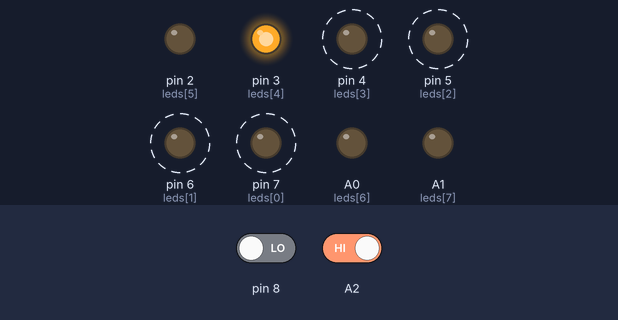
Simulated run of this sketch. Board: Arduino Uno, built with avr-gcc and run on an emulated ATmega328P. Shown: output pins drawn as LEDs (lit = HIGH). Dashed ring = blinking. The test bench sets the inputs (shaded band); at power-on: A2 HIGH, pin 8 LOW. Pins used as bus, display or sensor lines are not drawn.

Above: at 0.5 s.
1.3 s: A2 driven LOW
At 1.8 s:
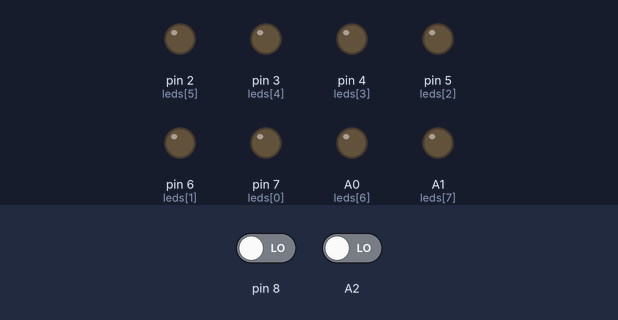
2.8 s: A2 driven HIGH
At 2.95 s:
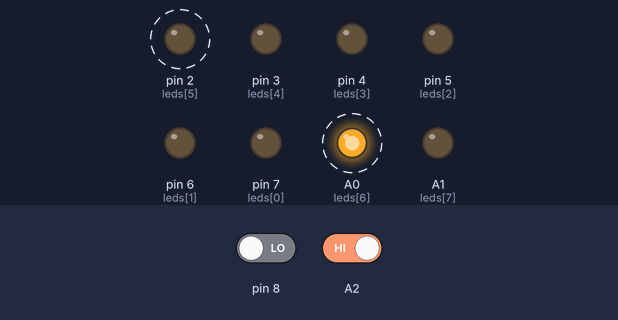
At 3.35 s:
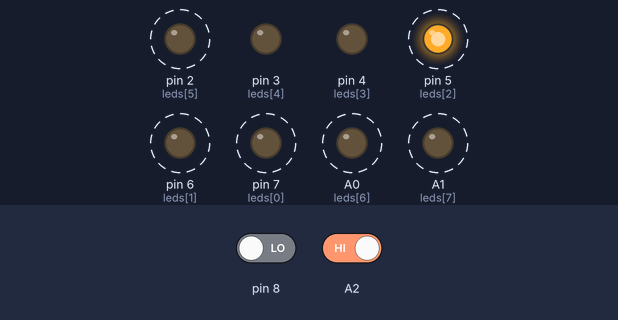
Timing chart, 0 to 11.8 s (numbered marks = the images above; inputs shaded):
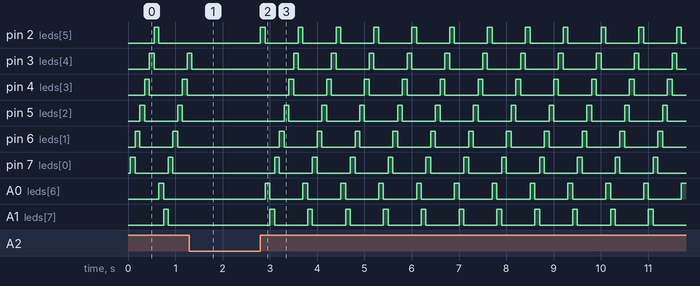

The sketch:

uno_rfid.ino
```cpp
#include "rfid_module.h"

int8_t leds[8] = { 7, 6, 5, 4, 3, 2, A0, A1};
bool  snake[8] = { 1, 0, 0, 0, 0, 0, 0, 0};
void setup()
{
  Serial.begin(115200);
  pinMode(8, INPUT);
  pinMode(A2, INPUT);
  SPI.begin();        // Init SPI bus
  rfid_init();
  for(int i = 0; i < 8; i++)
  {
    pinMode(leds[i], OUTPUT);
    digitalWrite(leds[i], LOW);
  }
}

void loop()
{
  if (digitalRead(8) == HIGH)
  {
    unsigned long card_id = get_card_id();
    if (card_id == 0)
      return;
    Serial.println(card_id);
    delay(500);
  }

  if (digitalRead(A2) == LOW)
  {
    for (int i = 0; i < 8; i++)
    {
      digitalWrite(leds[i], LOW);
    }
  }

  while (digitalRead(A2) == HIGH)
  {
    for (int i = 0; i < 8; i++)
    {
      digitalWrite(leds[i], snake[i]);
    }
    for (int i = 0; i < 8; i++)
    {
      if (snake[i] == 1)
      {
        if (i == 7)
        {
          snake[i] = 0;
          snake[0] = 1;
        }
        else
        {
          snake[i] = 0;
          snake[i + 1] = 1;
        }
        break;
      }
    }
    delay(100);
  }

}
```

rfid_module.cpp
```cpp
// (licence header left out)
//! Подключение заголовочных файлов
#include "rfid_module.h"

//! Макроопределения
#define RST_PIN         9           // Configurable, see typical pin layout above
#define SS_PIN          10          // Configurable, see typical pin layout above

//! Локальные данные
MFRC522 mfrc522(SS_PIN, RST_PIN);

//! Глобальные функции
void rfid_init()
{
  mfrc522.PCD_Init();     // инициализация MFRC522 / Init MFRC522 card.
}

unsigned long get_card_id()
{
  unsigned long uidDec, uidDecTemp;  // для храниения номера метки в десятичном формате
    // Поиск новой метки
  if ( ! mfrc522.PICC_IsNewCardPresent()) {
    return 0;
  }
  // Выбор метки
  if ( ! mfrc522.PICC_ReadCardSerial()) {
    return 0;
  }
  uidDec = 0;
  // Выдача серийного номера метки.
  for (byte i = 0; i < mfrc522.uid.size; i++)
  {
    uidDecTemp = mfrc522.uid.uidByte[i];
    uidDec = uidDec * 256 + uidDecTemp;
  }
  //Serial.println("Card UID: ");
  //Serial.println(String(uidDec)); // Выводим UID метки в консоль.
  return uidDec;
}
```

rfid_module.h
```cpp
// (licence header left out)
//! Подключение заголовочных файлов
#include "Arduino.h"
#include <SPI.h>
#include <MFRC522.h> // библиотека "RFID".

//! Макроопределения

//! Глобальные функции
void rfid_init(void);
unsigned long get_card_id(void);
```

Measured:
- after the input at 1.3 s, pin 2 (leds[5]), pin 5 (leds[2]), pin 6 (leds[1]), pin 7 (leds[0]), A0 (leds[6]), A1 (leds[7]): stops changing and stays LOW; pin 3 (leds[4]): goes on until 1.4 s, then stays LOW; pin 4 (leds[3]): stays LOW (without the input it goes to HIGH after 0.65 s)
- after the input at 2.8 s, pin 2 (leds[5]): alternates HIGH for 0.10 s and LOW for 0.70 s, starting at once; pin 3 (leds[4]): alternates HIGH for 0.10 s and LOW for 0.70 s, starting after 0.70 s
- by itself, pin 4 (leds[3]), pin 5 (leds[2]), pin 6 (leds[1]), pin 7 (leds[0]): alternates HIGH for 0.10 s and LOW for 0.70 s
